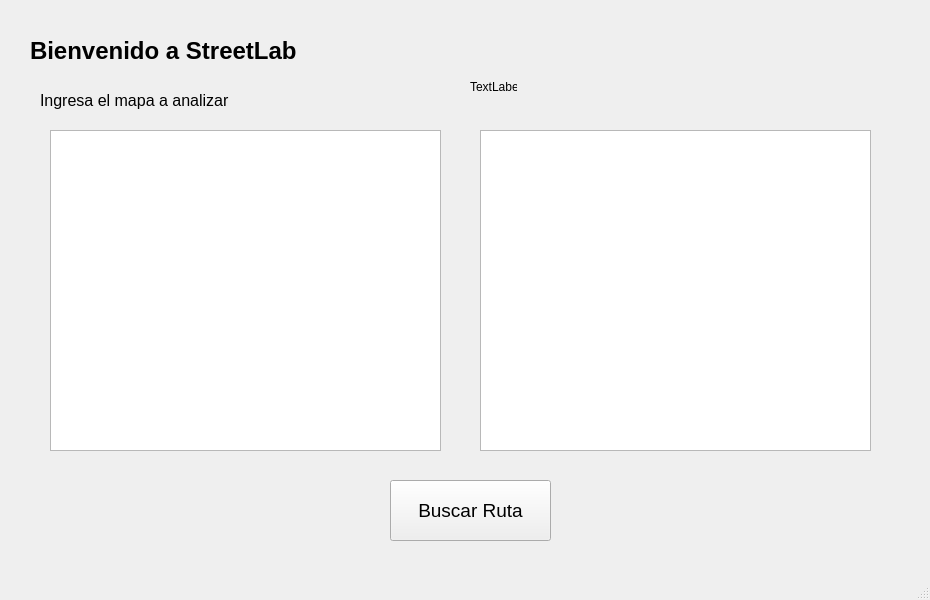
<?xml version="1.0" encoding="UTF-8"?>
<ui version="4.0">
 <class>MainWindow</class>
 <widget class="QMainWindow" name="MainWindow">
  <property name="geometry">
   <rect>
    <x>0</x>
    <y>0</y>
    <width>930</width>
    <height>600</height>
   </rect>
  </property>
  <property name="windowTitle">
   <string>MainWindow</string>
  </property>
  <widget class="QWidget" name="centralwidget">
   <widget class="QPushButton" name="pushButton">
    <property name="geometry">
     <rect>
      <x>390</x>
      <y>480</y>
      <width>161</width>
      <height>61</height>
     </rect>
    </property>
    <property name="font">
     <font>
      <pointsize>14</pointsize>
     </font>
    </property>
    <property name="layoutDirection">
     <enum>Qt::LeftToRight</enum>
    </property>
    <property name="text">
     <string>Buscar Ruta</string>
    </property>
   </widget>
   <widget class="QLabel" name="welcomeLabel">
    <property name="geometry">
     <rect>
      <x>30</x>
      <y>20</y>
      <width>381</width>
      <height>61</height>
     </rect>
    </property>
    <property name="font">
     <font>
      <pointsize>18</pointsize>
      <weight>75</weight>
      <bold>true</bold>
     </font>
    </property>
    <property name="text">
     <string>Bienvenido a StreetLab</string>
    </property>
   </widget>
   <widget class="QLabel" name="alertLabel">
    <property name="geometry">
     <rect>
      <x>40</x>
      <y>70</y>
      <width>241</width>
      <height>61</height>
     </rect>
    </property>
    <property name="font">
     <font>
      <pointsize>12</pointsize>
     </font>
    </property>
    <property name="text">
     <string>Ingresa el mapa a analizar</string>
    </property>
   </widget>
   <widget class="QTextEdit" name="textEdit">
    <property name="geometry">
     <rect>
      <x>50</x>
      <y>130</y>
      <width>391</width>
      <height>321</height>
     </rect>
    </property>
   </widget>
   <widget class="QLabel" name="label">
    <property name="geometry">
     <rect>
      <x>470</x>
      <y>80</y>
      <width>47</width>
      <height>13</height>
     </rect>
    </property>
    <property name="text">
     <string>TextLabel</string>
    </property>
   </widget>
   <widget class="QTextEdit" name="textSalida">
    <property name="geometry">
     <rect>
      <x>480</x>
      <y>130</y>
      <width>391</width>
      <height>321</height>
     </rect>
    </property>
   </widget>
  </widget>
  <widget class="QMenuBar" name="menubar">
   <property name="geometry">
    <rect>
     <x>0</x>
     <y>0</y>
     <width>930</width>
     <height>21</height>
    </rect>
   </property>
  </widget>
  <widget class="QStatusBar" name="statusbar"/>
 </widget>
 <resources/>
 <connections/>
</ui>
